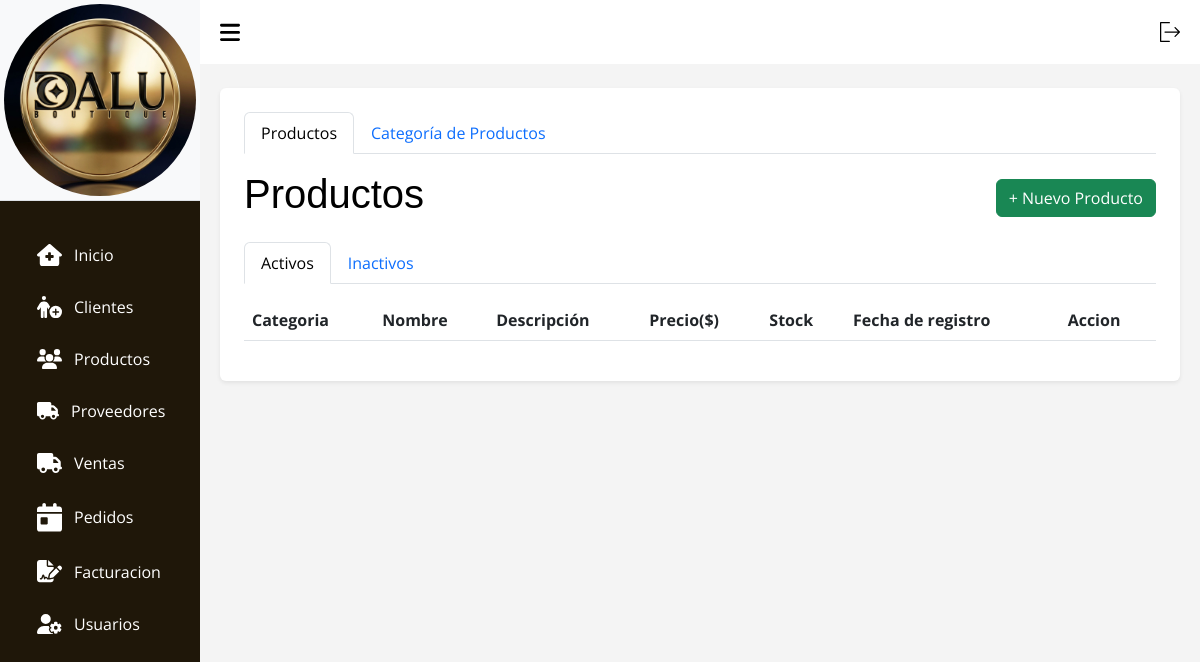
Page /?c=Productos on the earlier database version.
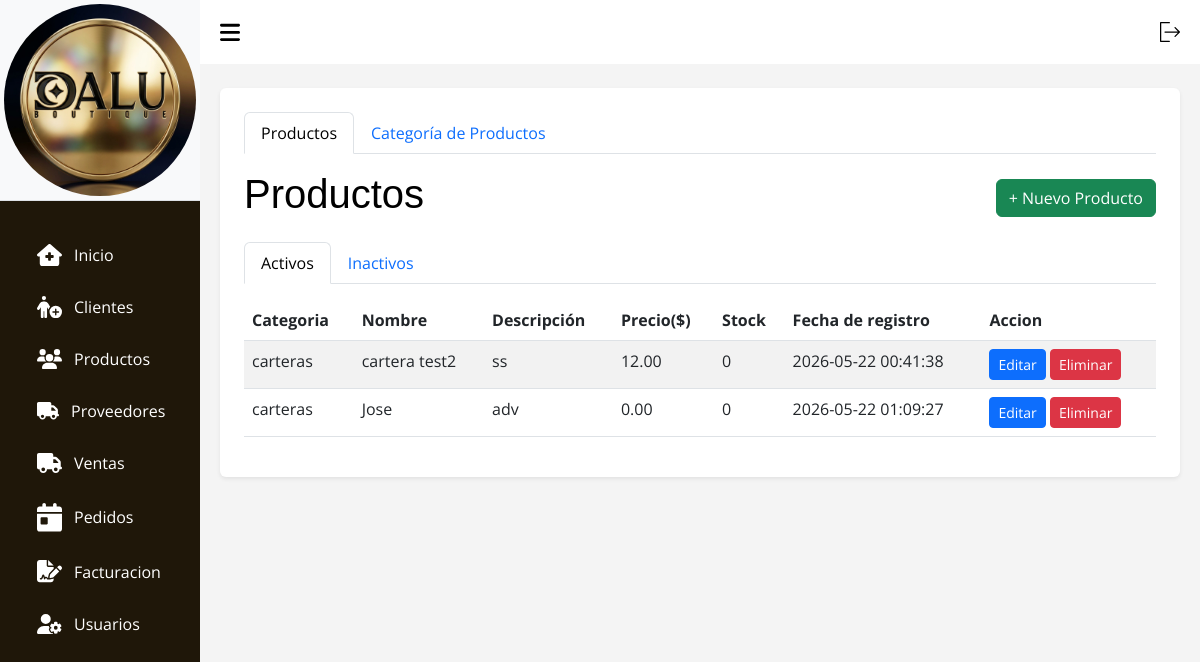
Same page on the later database version.
### tables this page shows
CREATE TABLE `productos` (
  `id` int(11) NOT NULL,
  `id_categoria` int(11) NOT NULL,
  `nombre` varchar(150) NOT NULL,
  `descripcion` text DEFAULT NULL,
  `precio` decimal(10,2) NOT NULL CHECK (`precio` >= 0),
  `stock` int(11) NOT NULL DEFAULT 0 CHECK (`stock` >= 0),
  `fecha_registro` timestamp NOT NULL DEFAULT current_timestamp(),
  `activo` tinyint(1) DEFAULT 1
);

CREATE TABLE `categorias` (
  `id` int(11) NOT NULL,
  `nombre` varchar(100) NOT NULL,
  `descripcion` text DEFAULT NULL,
  `fecha_registro` timestamp NOT NULL DEFAULT current_timestamp(),
  `activo` tinyint(1) NOT NULL DEFAULT 1
);

### src/Models/Conexion.php (called while the page is built, shortened)
<?php
    class Conexion extends PDO {
        function __construct() {
            $servername = "localhost";
            $username = "root";
            $password = "";
            $dbname = "tiendadalu";
        }
    }

### src/Models/Productos.php (called while the page is built, shortened)
<?php
    class Productos extends Conexion {
        public function search() {
            $sql = "(SELECT p.*, c.nombre AS categoria FROM productos p JOIN categorias c ON p.id_categoria = c.id WHERE p.activo = 1)";
            $stmt = $this->prepare($sql);
            $stmt->execute();
            return $stmt->fetchAll();
        }
    }

### src/Views/V_Productos.php (the view, shortened to what this page needs)
<!DOCTYPE html>
<html lang="es">
<head>
    <link rel="stylesheet" href="assets/css/css.css">
    <link rel="stylesheet" href="assets/css/tabla.css">
    <link rel="stylesheet" href="assets/css/header.css">
    <link rel="stylesheet" href="assets/bootstrap.min.css">
    <link rel="stylesheet" href="assets/DataTablet/datatables.css">
</head>
<body>
    <?php require_once __DIR__ . "/../Views/layout/header.php"; ?>
    <main>
        <div class="container bg-white p-4 rounded shadow-sm">
            <ul class="nav nav-tabs mb-3" id="mainTabs" role="tablist">
                <li class="nav-item">
                    <button class="nav-link active" id="tab-productos" data-bs-toggle="tab" data-bs-target="#productos"
                        type="button">Productos</button>
                </li>
                <li class="nav-item">
                    <button class="nav-link" id="tab-categorias" data-bs-toggle="tab" data-bs-target="#categorias"
                        type="button">Categoría de Productos</button>
                </li>
            </ul>
            <div class="tab-content">
                <div class="tab-pane fade show active" id="productos">
                    <div class="d-flex justify-content-between align-items-center mb-3">
                        <h1 class="titulo text-black">Productos</h1>
                        <button class="btn btn-success" data-bs-toggle="modal" data-bs-target="#modalAgregar">+ Nuevo
                        Producto</button>
                    </div>
                    <ul class="nav nav-tabs mb-3" id="productoTabs" role="tablist">
                        <li class="nav-item">
                            <button class="nav-link active" id="activos-tab" data-bs-toggle="tab" data-bs-target="#activos"
                                type="button">Activos</button>
                        </li>
                        <li class="nav-item">
                            <button class="nav-link" id="inactivos-tab" data-bs-toggle="tab" data-bs-target="#inactivos"
                                type="button">Inactivos</button>
                        </li>
                    </ul>
                    <div class="tab-content">
                        <div class="tab-pane fade show active" id="activos">
                            <div class="table-responsive">
                                <table id="tablaActivos" class="table-DT table table-striped">
                                    <thead>
                                        <tr>
                                            <th scope="col">Categoria</th>
                                            <th scope="col">Nombre</th>
                                            <th scope="col">Descripción</th>
                                            <th scope="col">Precio($)</th>
                                            <th scope="col">Stock</th>
                                            <th scope="col">Fecha de registro</th>
                                            <th scope="col">Accion</th>
                                        </tr>
                                    </thead>
                                    <tbody>
                                        <?php foreach ($productos as $p): ?>
                                        <tr>
                                            <td><?php echo $p['categoria']; ?></td>
                                            <td><?php echo $p['nombre']; ?></td>
                                            <td><?php echo $p['descripcion']; ?></td>
                                            <td><?php echo $p['precio']; ?></td>
                                            <td><?php echo $p['stock']; ?></td>
                                            <td><?php echo $p['fecha_registro']; ?></td>
                                            <td>
                                                <button class="btn btn-sm btn-primary" data-bs-toggle="modal"
                                                    data-bs-target="#modalEditar<?= $p['id'] ?>">Editar</button>
                                                <button type="button" class="btn btn-sm btn-danger" data-bs-toggle="modal"
                                                    data-bs-target="#modalConfirmarEliminar<?= $p['id'] ?>">Eliminar</button>
                                            </td>
                                        </tr>
                                        <?php endforeach; ?>
                                    </tbody>
                                </table>
                            </div>
                        </div>
                    </div>
                </div>
            </div>
        </div>
    </main>
</body>
</html>

### index.php (shortened to what this page needs)
<?php
$ruta = isset($_GET['c']) ? $_GET['c'] : "home/view";
$partes = explode("/", $ruta);
$controlador = "C" . ucfirst(strtolower($partes[0]));
$archivoControlador = __DIR__ . "/src/Controllers/" . $controlador . ".php";
if (file_exists($archivoControlador)) {
    require_once $archivoControlador;
} else {
    echo "NO EXISTE EL CONTROLADOR";
}
?>

### src/Controllers/CProductos.php (shortened to what this page needs)
<?php
    $accion = $_GET['accion'] ?? $_POST['accion'] ?? 'view';
    switch($accion) {
        case "view":
            $productos = (new Productos())->search();
            require_once __DIR__ . "/../Views/V_Productos.php";
            break;
    }

### src/Views/layout/header.php (shortened to what this page needs)
<section id="sidebar">
  <div class="sidebar-heading border-bottom bg-light p-1">
    <img src="assets/img/dalu.jpeg" class="img imglog background-color transparent" alt="...">
  </div>
  <ul class="side-menu">
    <li class="nav-item m-1 fs-6">
      <a class="nav-link active" aria-current="page" href="?c=Home">
        Inicio</a>
    </li>
    <li class="nav-item m-1 fs-6">
      <a class="nav-link" href="?c=Clientes">
        Clientes
      </a>
    </li>
    <li class="nav-item m-1 fs-6">
      <a class="nav-link" href="?c=Productos">
        Productos
      </a>
    </li>
    <li class="nav-item m-1 fs-6">
      <a class="nav-link" href="?c=Proveedores">
        Proveedores
      </a>
    </li>
<li class="nav-item m-1 fs-6">
      <a class="nav-link" href="?c=Ventas">
        Ventas
      </a>
    </li>
    <li class="nav-item m-1 fs-6">
      <a class="nav-link" href="?c=Pedidos">
        Pedidos
      </a>
    </li>
    <li class="nav-item m-1 fs-6">
      <a class="nav-link" href="?c=Facturacion">
        Facturacion
      </a>
    </li>
    <li class="nav-item  m-1 fs-6">
      <a class="nav-link" href="?c=Usuarios">
        Usuarios
      </a>
    </li>
  </ul>
</section>
<section id="content">
  <nav>
    <form action="index.php?c=login&a=Logout" method="POST">
      <button type="submit" style="background: none; border: none; cursor: pointer;">
      </button>
    </form>
  </nav>

### assets/css/css.css (style rules this page uses)
* { margin: 0; padding: 0; text-decoration: none; box-sizing: border-box; font-family: 'Segoe UI', Tahoma, Geneva, Verdana, sans-serif; }
.img { border-radius: 50%; }
body { font-family: Arial, Helvetica, sans-serif; height: 100vh; display: flex; flex-wrap: nowrap; background: #9794942c; }
main { width: 100%; padding: 24px 20px 20px 20px; }

### assets/css/tabla.css (style rules this page uses)
.titulo { color: #0508c7; font-family: Impact, Haettenschweiler, 'Arial Narrow Bold', sans-serif; }
.table { border-radius: 10px; }

### assets/css/header.css (style rules this page uses)
* { font-family: 'Open Sans', sans-serif; margin: 0; padding: 0; box-sizing: border-box; }
:root { --grey: #F1F0F6; --dark-grey: #2610a1be; --light: #fff; --dark: #000; --green: #81D43A; --light-green: #E3FFCB; --blue: #1775F1; --light-blue: #D0E4FF; --dark-blue: #0C5FCD; --red: #FC3B56; }
li { list-style: none; }
#sidebar { position: fixed; max-width: 200px; width: 100%; background: var(--light); top: 0; left: 0; height: 100%; overflow-y: auto; scrollbar-width: none; transition: all .3s ease; background-color: #1f1709; z-index: 200; }
#sidebar .icon { min-width: 22px; display: flex; justify-content: center; align-items: center; margin-right: 12px; }
#sidebar .side-menu { margin: 30px 0; padding: 0 18px; transition: all .3s ease; }
#sidebar .side-menu a { display: flex; align-items: center; font-size: 16px; color: var(--light); padding: 12px 16px 12px 0; border-radius: 20px; margin: 4px 0; white-space: nowrap; }
#content { position: relative; width: calc(100% - 200px); left: 200px; transition: all .3s ease; background-color: #49494a0f; }
nav { background: var(--light); height: 64px; padding: 0 20px; display: flex; align-items: center; grid-gap: 28px; position: sticky; top: 0; left: 0; z-index: 100; justify-content: space-between; }
.img { border-radius: 50%; background-color: transparent; }
nav .toggle-sidebar { font-size: 18px; cursor: pointer; }
svg { width: 20px; cursor: pointer; }
.imglog { width: 100%; }
.icon { margin-left: 15px; align-items: baseline; width: 25px; transition: 1.3s; }

### assets/DataTablet/datatables.css (style rules this page uses)
:root { --dt-row-selected: 13, 110, 253; --dt-row-selected-text: 255, 255, 255; --dt-row-selected-link: 9, 10, 11; --dt-row-stripe: 0, 0, 0; --dt-row-hover: 0, 0, 0; --dt-column-ordering: 0, 0, 0; --dt-html-background: white; }

Differences in the rows shown:
added productos: id_categoria.nombre "carteras", nombre "cartera test2", descripcion "ss", precio "12.00", stock "0", fecha_registro "2026-05-22 00:41:38"
added productos: id_categoria.nombre "carteras", nombre "Jose", descripcion "adv", precio "0.00", stock "0", fecha_registro "2026-05-22 01:09:27"
